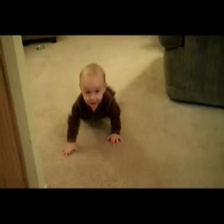
#> input picture employees_database/sleeping/seq_0000/frame_001.jpg, 224 x 224 px
$ python -i quality_assessor.py   (imports and definitions only)   (older library calls are emulated)
#> lines starting #> are read from the running program, lines starting #| are printed output that depends on the picture
"""
مُقيِّم جودة الصور التدريبية
Quality Assessor for Training Images
"""
from __future__ import annotations

import logging
from typing import Optional, Tuple

import cv2
import numpy as np

from .models import QualityMetrics

logger = logging.getLogger(__name__)


class QualityAssessor:
    """مُقيِّم جودة الصور"""

    def __init__(
        self,
        min_sharpness: float = 50.0,
        min_brightness: float = 60.0,
        max_brightness: float = 200.0,
        min_face_size: int = 80,
        max_face_angle: float = 30.0
    ):
        """تهيئة المُقيِّم

        Args:
            min_sharpness: الحد الأدنى للوضوح
            min_brightness: الحد الأدنى للإضاءة
            max_brightness: الحد الأقصى للإضاءة
            min_face_size: الحد الأدنى لحجم الوجه (بكسل)
            max_face_angle: الحد الأقصى لزاوية الوجه (درجة)
        """
        self.min_sharpness = min_sharpness
        self.min_brightness = min_brightness
        self.max_brightness = max_brightness
        self.min_face_size = min_face_size
        self.max_face_angle = max_face_angle

        logger.info("✓ تم تهيئة مُقيِّم الجودة")

    def assess_image(
        self,
        image: np.ndarray,
        bbox: Optional[tuple] = None
    ) -> QualityMetrics:
        """تقييم جودة صورة

        Args:
            image: الصورة (NumPy array)
            bbox: صندوق الحدود للوجه (x1, y1, x2, y2) اختياري

        Returns:
            مقاييس الجودة
        """
        # قياس الوضوح
        sharpness = self._measure_sharpness(image)

        # قياس الإضاءة
        brightness = self._measure_brightness(image)

        # قياس حجم الوجه
        face_size = self._measure_face_size(image, bbox)

        # قياس زاوية الوجه (تقديري)
        face_angle = self._estimate_face_angle(image, bbox)

        # حساب الدرجة الكلية
        overall_score = self._calculate_overall_score(
            sharpness, brightness, face_size, face_angle
        )

        metrics = QualityMetrics(
            sharpness=sharpness,
            brightness=brightness,
            face_size=face_size,
            face_angle=face_angle,
            overall_score=overall_score
        )

        return metrics

    # [48 lines left out: functions is_acceptable, get_rejection_reasons, not called in this run]

    # ==================== دوال القياس ====================

    def _measure_sharpness(self, image: np.ndarray) -> float:
        """قياس وضوح الصورة باستخدام Laplacian

        Args:
            image: الصورة

        Returns:
            درجة الوضوح (أعلى = أفضل)
        """
        try:
            # تحويل لرمادي إذا لزم الأمر
            if len(image.shape) == 3:
                gray = cv2.cvtColor(image, cv2.COLOR_BGR2GRAY)
            else:
                gray = image

            # حساب Laplacian variance
            laplacian = cv2.Laplacian(gray, cv2.CV_64F)
            sharpness = laplacian.var()

            return float(sharpness)

        except Exception as e:
            logger.warning(f"خطأ في قياس الوضوح: {e}")
            return 0.0

    def _measure_brightness(self, image: np.ndarray) -> float:
        """قياس الإضاءة

        Args:
            image: الصورة

        Returns:
            متوسط الإضاءة (0-255)
        """
        try:
            # تحويل لرمادي
            if len(image.shape) == 3:
                gray = cv2.cvtColor(image, cv2.COLOR_BGR2GRAY)
            else:
                gray = image

            # متوسط القيم
            brightness = np.mean(gray)

            return float(brightness)

        except Exception as e:
            logger.warning(f"خطأ في قياس الإضاءة: {e}")
            return 0.0

    def _measure_face_size(
        self,
        image: np.ndarray,
        bbox: Optional[tuple]
    ) -> int:
        """قياس حجم الوجه

        Args:
            image: الصورة
            bbox: صندوق الحدود (x1, y1, x2, y2)

        Returns:
            متوسط العرض والارتفاع بالبكسل
        """
        try:
            if bbox is None:
                # إذا لم يكن هناك bbox، استخدم حجم الصورة
                h, w = image.shape[:2]
                return min(h, w)

            x1, y1, x2, y2 = bbox
            width = x2 - x1
            height = y2 - y1

            # متوسط العرض والارتفاع
            avg_size = int((width + height) / 2)

            return avg_size

        except Exception as e:
            logger.warning(f"خطأ في قياس حجم الوجه: {e}")
            return 0

    def _estimate_face_angle(
        self,
        image: np.ndarray,
        bbox: Optional[tuple]
    ) -> float:
        """تقدير زاوية الوجه (تقديري بسيط)

        Args:
            image: الصورة
            bbox: صندوق الحدود

        Returns:
            الزاوية المقدرة بالدرجات
        """
        try:
            # طريقة بسيطة: قياس التماثل الأفقي
            # الوجه المستقيم يكون أكثر تماثلاً

            if len(image.shape) == 3:
                gray = cv2.cvtColor(image, cv2.COLOR_BGR2GRAY)
            else:
                gray = image

            h, w = gray.shape

            # قسم الصورة لنصفين
            left_half = gray[:, :w//2]
            right_half = gray[:, w//2:]

            # اعكس النصف الأيمن
            right_flipped = cv2.flip(right_half, 1)

            # احسب الفرق
            if left_half.shape != right_flipped.shape:
                # قص للحجم الأصغر
                min_w = min(left_half.shape[1], right_flipped.shape[1])
                left_half = left_half[:, :min_w]
                right_flipped = right_flipped[:, :min_w]

            diff = cv2.absdiff(left_half, right_flipped)
            asymmetry = np.mean(diff)

            # تحويل لزاوية تقديرية (0-45 درجة)
            # asymmetry عالي = زاوية عالية
            estimated_angle = min(45.0, asymmetry / 2.0)

            return float(estimated_angle)

        except Exception as e:
            logger.warning(f"خطأ في تقدير زاوية الوجه: {e}")
            return 0.0

    def _calculate_overall_score(
        self,
        sharpness: float,
        brightness: float,
        face_size: int,
        face_angle: float
    ) -> float:
        """حساب الدرجة الإجمالية

        Args:
            sharpness: الوضوح
            brightness: الإضاءة
            face_size: حجم الوجه
            face_angle: زاوية الوجه

        Returns:
            الدرجة (0.0 - 1.0)
        """
        # تطبيع كل قيمة لنطاق 0-1

        # الوضوح: 0-200 → 0-1
        sharpness_norm = min(1.0, sharpness / 200.0)

        # الإضاءة: أفضل قيمة حول 130
        brightness_diff = abs(brightness - 130.0)
        brightness_norm = max(0.0, 1.0 - (brightness_diff / 130.0))

        # حجم الوجه: 0-200 → 0-1
        face_size_norm = min(1.0, face_size / 200.0)

        # الزاوية: 0-45 → 1-0 (معكوس)
        face_angle_norm = max(0.0, 1.0 - (face_angle / 45.0))

        # حساب المتوسط المرجح
        weights = {
            'sharpness': 0.30,
            'brightness': 0.25,
            'face_size': 0.25,
            'face_angle': 0.20,
        }

        overall = (
            sharpness_norm * weights['sharpness'] +
            brightness_norm * weights['brightness'] +
            face_size_norm * weights['face_size'] +
            face_angle_norm * weights['face_angle']
        )

        return round(overall, 3)

>>> import cv2
>>> picture = cv2.imread('../../employees_database/sleeping/seq_0000/frame_001.jpg')
#> picture is the input picture: shape (224, 224, 3); mean B, G, R 41.8, 70.2, 85.1
>>> result = QualityAssessor().assess_image(picture)
#> in _measure_sharpness, `gray = cv2.cvtColor(image, cv2.COLOR_BGR2GRAY)`:
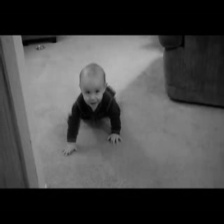
#> gray: shape (224, 224); min 0, max 182, mean 71.4
#> in _measure_sharpness, `laplacian = cv2.Laplacian(gray, cv2.CV_64F)`:
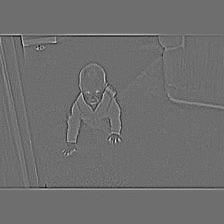
#> laplacian: shape (224, 224) float64; min -96, max 125, mean 0; drawn with min black and max white
#> in _measure_sharpness, `sharpness = laplacian.var()`: sharpness = 75.67
#> in _measure_brightness, `brightness = np.mean(gray)`: brightness = 71.38
#> in assess_image, `face_size = self._measure_face_size(image, bbox)`: face_size = 224
#> in _estimate_face_angle, `left_half = gray[:, :w//2]`:
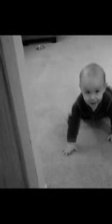
#> left_half: shape (224, 112); min 0, max 182, mean 76
#> in _estimate_face_angle, `right_half = gray[:, w//2:]`:
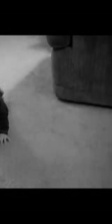
#> right_half: shape (224, 112); min 0, max 182, mean 66.8
#> in _estimate_face_angle, `right_flipped = cv2.flip(right_half, 1)`:
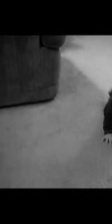
#> right_flipped: shape (224, 112); min 0, max 182, mean 66.8
#> in _estimate_face_angle, `diff = cv2.absdiff(left_half, right_flipped)`:
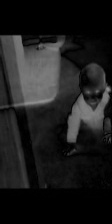
#> diff: shape (224, 112); min 0, max 146, mean 28.7
#> in _estimate_face_angle, `asymmetry = np.mean(diff)`: asymmetry = 28.73
#> in _estimate_face_angle, `estimated_angle = min(45.0, asymmetry / 2.0)`: estimated_angle = 14.36
#> in _calculate_overall_score, `sharpness_norm = min(1.0, sharpness / 200.0)`: sharpness_norm = 0.378
#> in _calculate_overall_score, `brightness_diff = abs(brightness - 130.0)`: brightness_diff = 58.62
#> in _calculate_overall_score, `brightness_norm = max(0.0, 1.0 - (brightness_diff / 130.0))`: brightness_norm = 0.549
#> in _calculate_overall_score, `face_size_norm = min(1.0, face_size / 200.0)`: face_size_norm = 1
#> in _calculate_overall_score, `face_angle_norm = max(0.0, 1.0 - (face_angle / 45.0))`: face_angle_norm = 0.681
#> in _calculate_overall_score, `overall = ( sharpness_norm * weights['sharpness'] + brightness_norm * ..`: overall = 0.637
